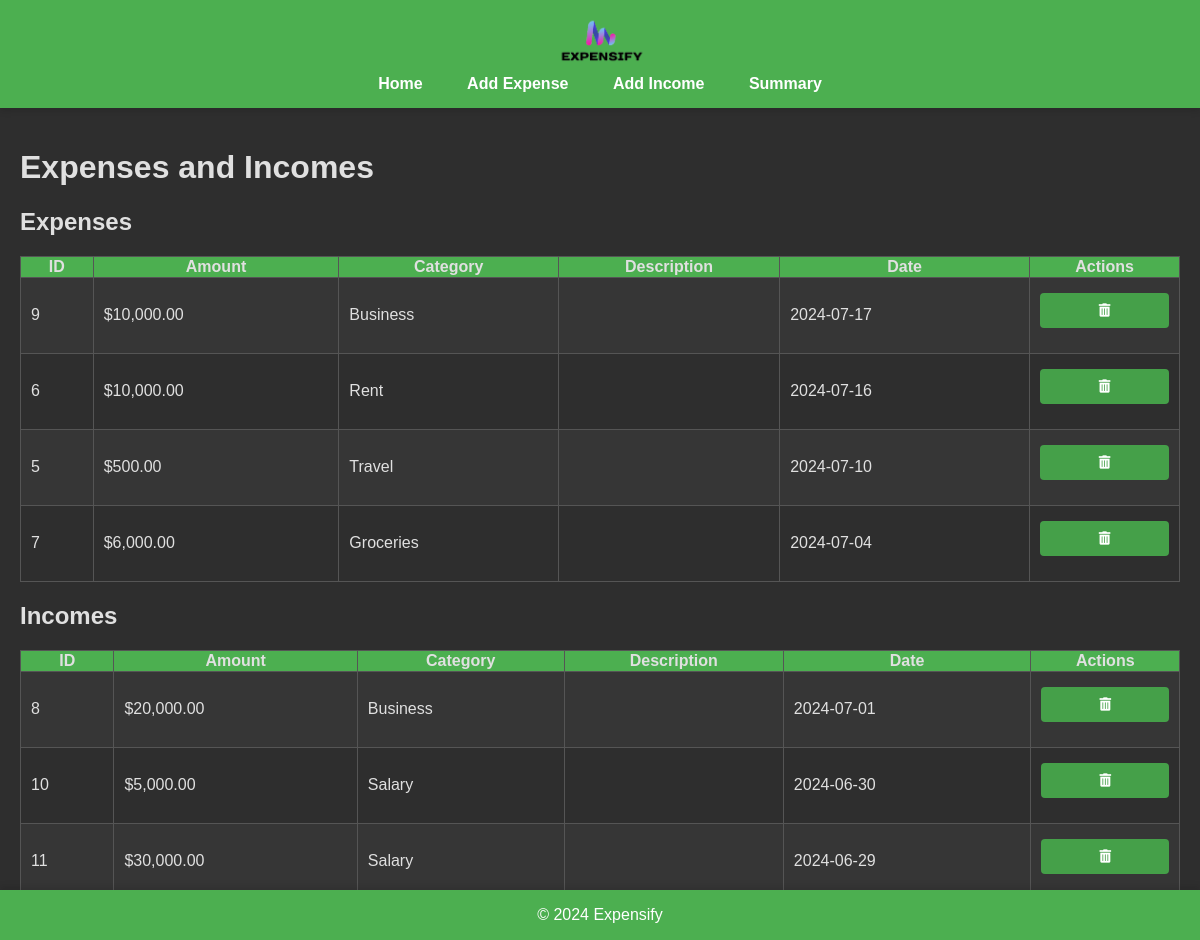
The app's page /index, older data.
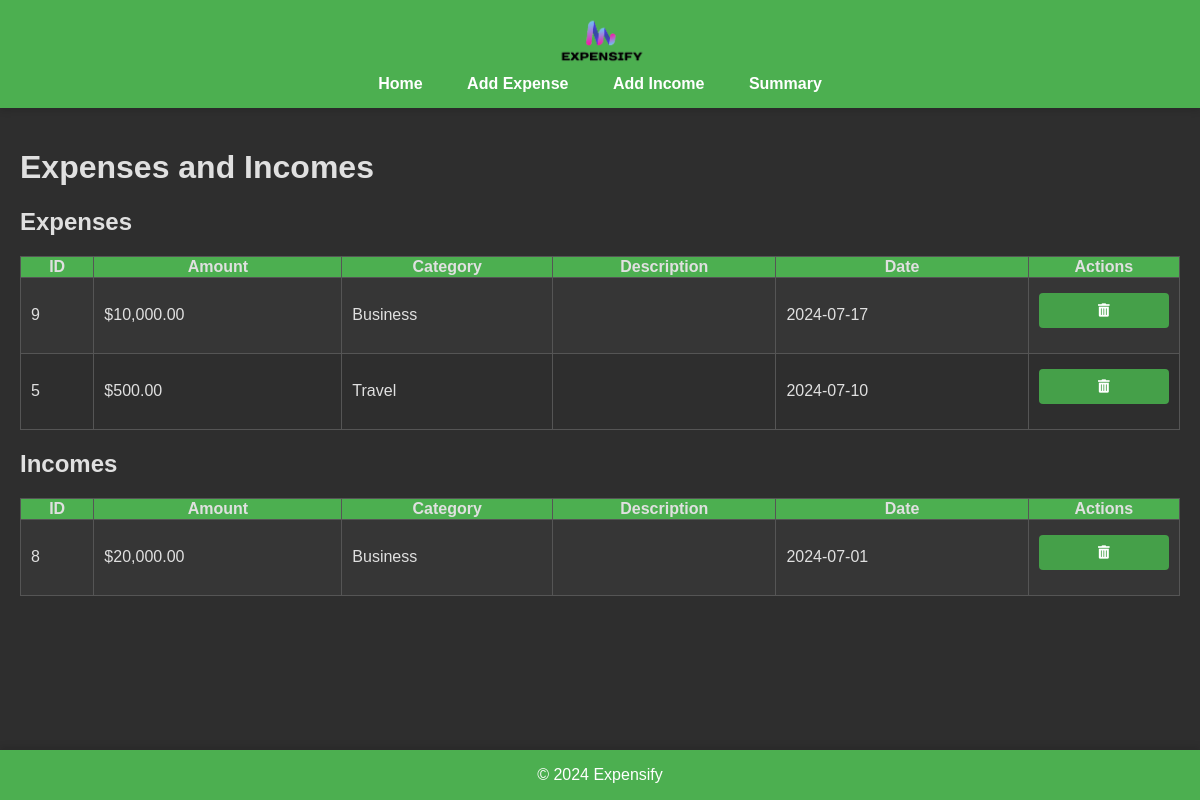
The same page, newer data.
### tables this page shows
CREATE TABLE expenses (
            id INTEGER PRIMARY KEY AUTOINCREMENT,
            amount REAL NOT NULL,
            category TEXT NOT NULL,
            description TEXT,
            date TEXT NOT NULL
        );

CREATE TABLE incomes (
            id INTEGER PRIMARY KEY AUTOINCREMENT,
            amount REAL NOT NULL,
            category TEXT NOT NULL,
            description TEXT,
            date TEXT NOT NULL
        );

### app.py (the view)
@app.route('/index')
def index():
    with sqlite3.connect('expenses.db') as conn:
        cursor = conn.cursor()
        cursor.execute('SELECT * FROM expenses ORDER BY date DESC')
        expenses = cursor.fetchall()
        cursor.execute('SELECT * FROM incomes ORDER BY date DESC')
        incomes = cursor.fetchall()
    return render_template('index.html', expenses=expenses, incomes=incomes)

### templates/index.html
{% extends "base.html" %}
{% block content %}
    <div class="container mt-4">
        <h1 class="mb-4">Expenses and Incomes</h1>
        <h2>Expenses</h2>
        <table class="table table-striped">
            <thead>
                <tr>
                    <th>ID</th>
                    <th>Amount</th>
                    <th>Category</th>
                    <th>Description</th>
                    <th>Date</th>
                    <th>Actions</th>
                </tr>
            </thead>
            <tbody>
                {% for expense in expenses %}
                <tr>
                    <td>{{ expense[0] }}</td>
                    <td>${{ "{:,.2f}".format(expense[1]) }}</td>
                    <td>{{ expense[2] }}</td>
                    <td>{{ expense[3] }}</td>
                    <td>{{ expense[4] }}</td>
                    <td>
                        <form action="/delete_expense/{{ expense[0] }}" method="post" style="display:inline;">
                            <button type="submit" class="btn btn-danger btn-sm">
                                <i class="fas fa-trash-alt"></i>
                            </button>
                        </form>
                    </td>
                </tr>
                {% endfor %}
            </tbody>
        </table>
        <h2>Incomes</h2>
        <table class="table table-striped">
            <thead>
                <tr>
                    <th>ID</th>
                    <th>Amount</th>
                    <th>Category</th>
                    <th>Description</th>
                    <th>Date</th>
                    <th>Actions</th>
                </tr>
            </thead>
            <tbody>
                {% for income in incomes %}
                <tr>
                    <td>{{ income[0] }}</td>
                    <td>${{ "{:,.2f}".format(income[1]) }}</td>
                    <td>{{ income[2] }}</td>
                    <td>{{ income[3] }}</td>
                    <td>{{ income[4] }}</td>
                    <td>
                        <form action="/delete_income/{{ income[0] }}" method="post" style="display:inline;">
                            <button type="submit" class="btn btn-danger btn-sm">
                                <i class="fas fa-trash-alt"></i>
                            </button>
                        </form>
                    </td>
                </tr>
                {% endfor %}
            </tbody>
        </table>
    </div>
    <link rel="stylesheet" href="https://cdnjs.cloudflare.com/ajax/libs/font-awesome/5.15.4/css/all.min.css">
{% endblock %}

Row changes from the older to the newer data that the page shows:
removed expenses: id "6", amount "10,000.00", category "Rent", date "2024-07-16"
removed expenses: id "7", amount "6,000.00", category "Groceries", date "2024-07-04"
removed incomes: id "10", amount "5,000.00", category "Salary", date "2024-06-30"
removed incomes: id "11", amount "30,000.00", category "Salary", date "2024-06-29"
